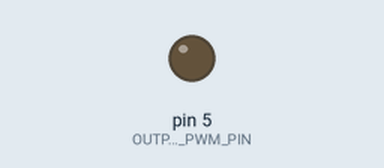
Recording of a sketch running on a simulated Arduino Uno, built with avr-gcc and run on an emulated ATmega328P. Shown: output pins drawn as LEDs (lit = HIGH). What the sketch prints to the serial monitor is not drawn.

Above: at 0.15 s.
Timing chart, 0 to 0.2 s (numbered marks = the images above):
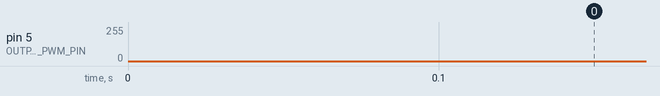

The sketch:

PWM_DAC.ino.ino
```cpp
const int OUTPUT_PWM_PIN = 5;

void setup() {
  Serial.begin(9600);
  // put your setup code here, to run once:
  TCCR0B = (TCCR0B & ~((1 << CS02) | (1 << CS01) | (1 << CS00))) | 1;
  pinMode(OUTPUT_PWM_PIN, OUTPUT);
}

void sawCycle(int delay_val, int duration = 10) {
  for (int j = 0; j < duration; j++) {
    for (int i = 100; i < 240; i += 1) {
      analogWrite(OUTPUT_PWM_PIN, i);
      delay(delay_val);
    }
  }
}

void loop() {
  Serial.println("DUPA");
  // put your main code here, to run repeatedly:
  sawCycle(1);
  //   sawCycle(100);
  //   sawCycle(500, 3);
  //   sawCycle(5, 100);
}
```
